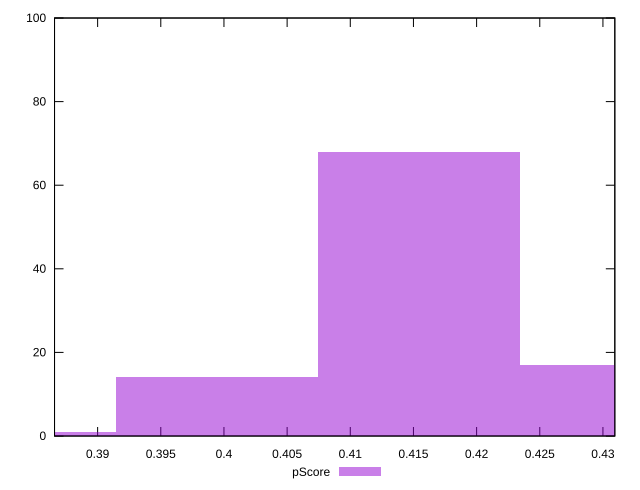

This figure's gnuplot source:
reset

$pScore <<EOF
0.3834771102267006 1
0.41543353607892564 68
0.3994553231528131 14
0.4314117490050382 17
EOF

set key outside below
set boxwidth 0.015978212926112526
set xrange [0.3865882352941177:0.4309411764705882]
set yrange [0:100]
set trange [0:100]
set style fill transparent solid 0.5 noborder
set terminal svg size 640, 490 enhanced background rgb 'white'
set output "report_00019_2021-02-10T18-14-37.922Z//render-blocking-resources/samples/pages/pScore/histogram.svg"

plot $pScore title "pScore" with boxes

reset
